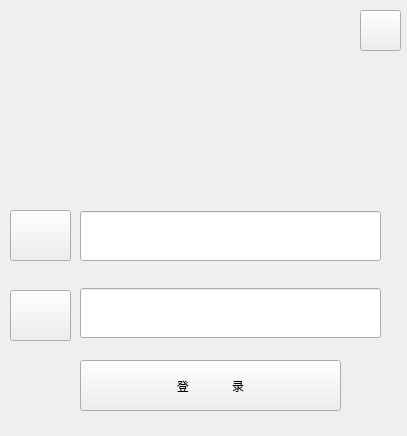
<?xml version="1.0" encoding="UTF-8"?>
<ui version="4.0">
 <class>loginwindow</class>
 <widget class="QWidget" name="loginwindow">
  <property name="geometry">
   <rect>
    <x>0</x>
    <y>0</y>
    <width>407</width>
    <height>436</height>
   </rect>
  </property>
  <property name="windowTitle">
   <string>Form</string>
  </property>
  <widget class="QPushButton" name="loginButton">
   <property name="geometry">
    <rect>
     <x>80</x>
     <y>360</y>
     <width>261</width>
     <height>51</height>
    </rect>
   </property>
   <property name="text">
    <string>登             录</string>
   </property>
  </widget>
  <widget class="QWidget" name="layoutWidget">
   <property name="geometry">
    <rect>
     <x>80</x>
     <y>190</y>
     <width>301</width>
     <height>171</height>
    </rect>
   </property>
   <layout class="QVBoxLayout" name="verticalLayout">
    <item>
     <widget class="QLineEdit" name="usernameLineEdit">
      <property name="minimumSize">
       <size>
        <width>0</width>
        <height>50</height>
       </size>
      </property>
     </widget>
    </item>
    <item>
     <widget class="QLineEdit" name="passwordLineEdit">
      <property name="minimumSize">
       <size>
        <width>0</width>
        <height>50</height>
       </size>
      </property>
     </widget>
    </item>
   </layout>
  </widget>
  <widget class="QPushButton" name="close">
   <property name="geometry">
    <rect>
     <x>360</x>
     <y>10</y>
     <width>41</width>
     <height>41</height>
    </rect>
   </property>
   <property name="text">
    <string/>
   </property>
   <property name="icon">
    <iconset resource="back.qrc">
     <normaloff>:/C:/Users/24332/Desktop/MyQQ/nc.png</normaloff>:/C:/Users/24332/Desktop/MyQQ/nc.png</iconset>
   </property>
   <property name="iconSize">
    <size>
     <width>60</width>
     <height>60</height>
    </size>
   </property>
  </widget>
  <widget class="QPushButton" name="pushButton">
   <property name="geometry">
    <rect>
     <x>10</x>
     <y>210</y>
     <width>61</width>
     <height>51</height>
    </rect>
   </property>
   <property name="text">
    <string/>
   </property>
   <property name="icon">
    <iconset resource="back.qrc">
     <normaloff>:/C:/Users/24332/Desktop/MyQQ/groups.jpg</normaloff>:/C:/Users/24332/Desktop/MyQQ/groups.jpg</iconset>
   </property>
   <property name="iconSize">
    <size>
     <width>50</width>
     <height>50</height>
    </size>
   </property>
  </widget>
  <widget class="QPushButton" name="pushButton_2">
   <property name="geometry">
    <rect>
     <x>10</x>
     <y>290</y>
     <width>61</width>
     <height>51</height>
    </rect>
   </property>
   <property name="text">
    <string/>
   </property>
   <property name="icon">
    <iconset resource="back.qrc">
     <normaloff>:/C:/Users/24332/Desktop/MyQQ/lock.png</normaloff>:/C:/Users/24332/Desktop/MyQQ/lock.png</iconset>
   </property>
   <property name="iconSize">
    <size>
     <width>55</width>
     <height>45</height>
    </size>
   </property>
  </widget>
 </widget>
 <resources>
  <include location="back.qrc"/>
 </resources>
 <connections/>
</ui>
